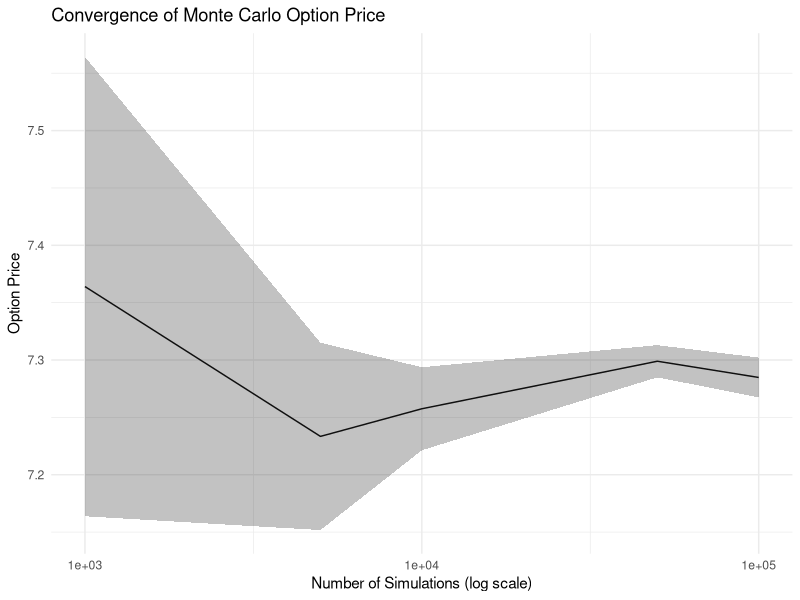
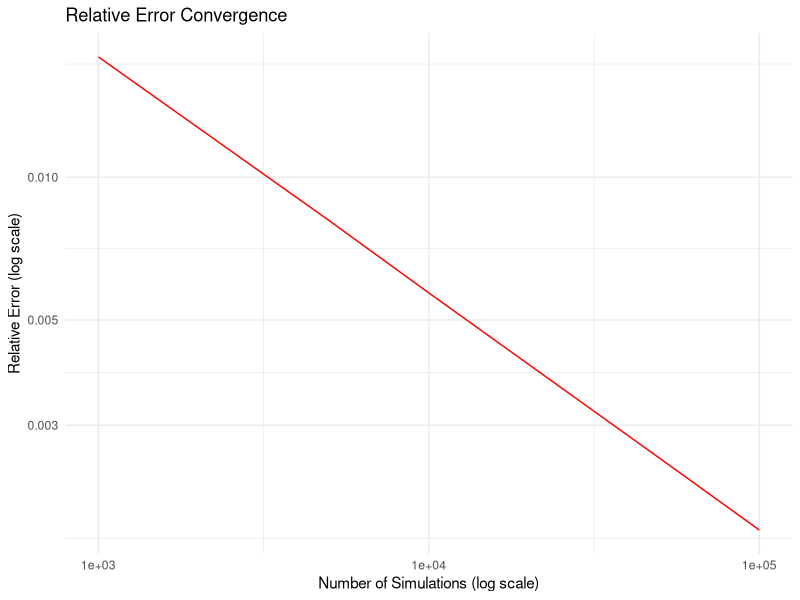

Write R code to recreate these figures, in order.
# Enhanced Monte Carlo Option Pricing Model
# Features:
# 1. Multiple asset price models (GBM, Heston, Merton Jump Diffusion)
# 2. Control variates for variance reduction
# 3. Antithetic variates
# 4. Multiple exercise types (European, American via LSMC)
# 5. Confidence intervals
# 6. Convergence diagnostics
# 7. Error handling and validation

library(ggplot2)
library(dplyr)
library(tidyr)

# Main pricing function with multiple model options
enhanced_option_pricing <- function(nSim = 100000, 
                                    tau = 0.5, 
                                    r = 0.02, 
                                    sigma = 0.2, 
                                    S0 = 102, 
                                    K = 100,
                                    option_type = c("call", "put"),
                                    model = c("GBM", "Heston", "Merton"),
                                    exercise_type = c("European", "American"),
                                    use_control_variate = TRUE,
                                    use_antithetic = TRUE,
                                    n_steps = 252,  # for American options
                                    heston_params = list(kappa = 2.0, 
                                                        theta = 0.04, 
                                                        xi = 0.3, 
                                                        rho = -0.7,
                                                        v0 = 0.04),
                                    merton_params = list(lambda_j = 0.5,
                                                        mu_j = -0.05,
                                                        sigma_j = 0.3),
                                    confidence_level = 0.95,
                                    seed = NULL) {
  
  # Input validation
  if (!is.null(seed)) set.seed(seed)
  
  option_type <- match.arg(option_type)
  model <- match.arg(model)
  exercise_type <- match.arg(exercise_type)
  
  # Validate inputs
  if (any(c(nSim, tau, r, sigma, S0, K) <= 0)) {
    stop("All numerical parameters must be positive")
  }
  
  if (exercise_type == "American" && model != "GBM") {
    warning("American options only implemented for GBM model. Switching to GBM.")
    model <- "GBM"
  }
  
  # Price based on selected model
  if (exercise_type == "European") {
    result <- price_european(nSim, tau, r, sigma, S0, K, option_type, 
                            model, use_control_variate, use_antithetic,
                            heston_params, merton_params)
  } else {
    result <- price_american_lsm(nSim, tau, r, sigma, S0, K, option_type,
                                n_steps, use_antithetic, confidence_level)
  }
  
  # Add confidence intervals
  z_val <- qnorm((1 + confidence_level)/2)
  result$ci_lower <- result$price - z_val * result$sterr
  result$ci_upper <- result$price + z_val * result$sterr
  
  # Add relative error and efficiency metrics
  result$rel_error <- result$sterr / result$price
  result$efficiency <- 1 / (result$sterr^2 * result$nSim_effective)
  
  return(result)
}

# European option pricing with various models
price_european <- function(nSim, tau, r, sigma, S0, K, option_type,
                          model, use_control_variate, use_antithetic,
                          heston_params, merton_params) {
  
  if (use_antithetic) {
    nSim_half <- ceiling(nSim/2)
    Z <- rnorm(nSim_half)
    Z_anti <- -Z
    Z_all <- c(Z, Z_anti)
    nSim_effective <- length(Z_all)
  } else {
    Z_all <- rnorm(nSim)
    nSim_effective <- nSim
  }
  
  # Generate terminal prices based on selected model
  if (model == "GBM") {
    ST <- generate_gbm_paths(S0, r, sigma, tau, Z_all)
  } else if (model == "Heston") {
    ST <- generate_heston_paths(S0, r, tau, Z_all, heston_params, nSim_effective)
  } else if (model == "Merton") {
    ST <- generate_merton_paths(S0, r, sigma, tau, Z_all, merton_params)
  }
  
  # Calculate payoffs
  if (option_type == "call") {
    payoffs_raw <- pmax(ST - K, 0)
  } else {
    payoffs_raw <- pmax(K - ST, 0)
  }
  
  payoffs <- exp(-r * tau) * payoffs_raw
  
  # Control variate using Black-Scholes price
  if (use_control_variate && model == "GBM") {
    bs_price <- black_scholes(S0, K, tau, r, sigma, option_type)
    
    # Use discounted asset price as control variate
    control_variate <- exp(-r * tau) * ST
    
    # Calculate optimal coefficient
    cov_xy <- cov(payoffs, control_variate)
    var_x <- var(control_variate)
    beta <- cov_xy / var_x
    
    # Adjust payoffs
    control_mean <- S0  # E[discounted asset price] = S0
    payoffs_adjusted <- payoffs - beta * (control_variate - control_mean)
    
    price <- mean(payoffs_adjusted)
    sterr <- sd(payoffs_adjusted) / sqrt(nSim_effective)
    
    # Store beta for reporting
    control_beta <- beta
  } else {
    price <- mean(payoffs)
    sterr <- sd(payoffs) / sqrt(nSim_effective)
    control_beta <- NULL
  }
  
  return(list(
    price = price,
    sterr = sterr,
    nSim_effective = nSim_effective,
    model = model,
    option_type = option_type,
    control_beta = control_beta,
    raw_payoffs = payoffs
  ))
}

# Geometric Brownian Motion paths
generate_gbm_paths <- function(S0, r, sigma, tau, Z) {
  drift <- (r - 0.5 * sigma^2) * tau
  diffusion <- sigma * sqrt(tau) * Z
  return(S0 * exp(drift + diffusion))
}

# Heston model paths (simplified - Euler discretization)
generate_heston_paths <- function(S0, r, tau, Z, params, nSim) {
  kappa <- params$kappa
  theta <- params$theta
  xi <- params$xi
  rho <- params$rho
  v0 <- params$v0
  
  n_steps <- 252  # Daily steps for Heston
  dt <- tau / n_steps
  
  # Generate correlated random numbers
  Z1 <- matrix(rnorm(nSim * n_steps), nrow = nSim)
  Z2 <- rho * Z1 + sqrt(1 - rho^2) * matrix(rnorm(nSim * n_steps), nrow = nSim)
  
  S <- matrix(S0, nrow = nSim, ncol = 1)
  v <- matrix(v0, nrow = nSim, ncol = 1)
  
  for (i in 1:n_steps) {
    # Euler discretization for variance (ensure non-negative)
    v_next <- v[, i] + kappa * (theta - v[, i]) * dt + 
              xi * sqrt(v[, i] * dt) * Z2[, i]
    v_next <- pmax(v_next, 0)  # Absorption at zero
    
    # Euler for asset price
    S_next <- S[, i] * exp((r - 0.5 * v[, i]) * dt + 
                           sqrt(v[, i] * dt) * Z1[, i])
    
    S <- cbind(S, S_next)
    v <- cbind(v, v_next)
  }
  
  return(S[, n_steps + 1])
}

# Merton Jump Diffusion model
generate_merton_paths <- function(S0, r, sigma, tau, Z, params) {
  lambda <- params$lambda_j
  mu_j <- params$mu_j
  sigma_j <- params$sigma_j
  
  # Number of jumps (Poisson)
  n_jumps <- rpois(length(Z), lambda * tau)
  
  # Jump sizes (log-normal)
  jump_sizes <- sapply(n_jumps, function(n) {
    if (n > 0) {
      sum(rnorm(n, mu_j, sigma_j))
    } else {
      0
    }
  })
  
  # Diffusion component
  diffusion <- (r - 0.5 * sigma^2 - lambda * (exp(mu_j + 0.5 * sigma_j^2) - 1)) * tau +
               sigma * sqrt(tau) * Z
  
  return(S0 * exp(diffusion + jump_sizes))
}

# Black-Scholes formula for control variate
black_scholes <- function(S0, K, T, r, sigma, option_type) {
  d1 <- (log(S0/K) + (r + sigma^2/2) * T) / (sigma * sqrt(T))
  d2 <- d1 - sigma * sqrt(T)
  
  if (option_type == "call") {
    price <- S0 * pnorm(d1) - K * exp(-r * T) * pnorm(d2)
  } else {
    price <- K * exp(-r * T) * pnorm(-d2) - S0 * pnorm(-d1)
  }
  
  return(price)
}

# American option pricing using Longstaff-Schwartz (LSM) method
price_american_lsm <- function(nSim, tau, r, sigma, S0, K, option_type,
                              n_steps, use_antithetic, confidence_level) {
  
  dt <- tau / n_steps
  discount <- exp(-r * dt)
  
  # Generate paths with antithetic variates
  if (use_antithetic) {
    nSim_half <- ceiling(nSim/2)
    Z <- matrix(rnorm(nSim_half * n_steps), nrow = nSim_half, ncol = n_steps)
    Z_anti <- -Z
    Z_all <- rbind(Z, Z_anti)
    nSim_effective <- nrow(Z_all)
  } else {
    Z_all <- matrix(rnorm(nSim * n_steps), nrow = nSim, ncol = n_steps)
    nSim_effective <- nSim
  }
  
  # Generate price paths
  S <- matrix(0, nrow = nSim_effective, ncol = n_steps + 1)
  S[, 1] <- S0
  
  for (i in 1:n_steps) {
    S[, i + 1] <- S[, i] * exp((r - 0.5 * sigma^2) * dt + 
                                sigma * sqrt(dt) * Z_all[, i])
  }
  
  # Initialize cash flow matrix
  if (option_type == "call") {
    payoff <- pmax(S - K, 0)
  } else {
    payoff <- pmax(K - S, 0)
  }
  
  cash_flow <- payoff[, n_steps + 1]
  
  # Backward induction
  for (i in n_steps:1) {
    in_the_money <- payoff[, i] > 0
    
    if (sum(in_the_money) > 3) {  # Need enough points for regression
      # Regression of discounted future cash flows on current price
      X <- S[in_the_money, i]
      Y <- cash_flow[in_the_money] * discount^(n_steps - i + 1)
      
      # Basis functions (polynomials)
      basis <- cbind(1, X, X^2, X^3)
      reg <- lm(Y ~ X + I(X^2) + I(X^3) - 1, data = data.frame(X = X))
      
      # Expected continuation value
      continuation <- predict(reg, newdata = data.frame(X = X))
      
      # Exercise decision
      exercise <- payoff[in_the_money, i] > continuation
      
      # Update cash flows
      cash_flow[in_the_money][exercise] <- payoff[in_the_money, i][exercise]
    }
  }
  
  # Discount to present value
  option_price <- mean(cash_flow * discount^(n_steps))
  option_sterr <- sd(cash_flow * discount^(n_steps)) / sqrt(nSim_effective)
  
  return(list(
    price = option_price,
    sterr = option_sterr,
    nSim_effective = nSim_effective,
    model = "LSM (American)",
    option_type = option_type
  ))
}

# Convergence analysis function
convergence_analysis <- function(nSim_values, tau, r, sigma, S0, K, 
                                 option_type = "call", n_reps = 10) {
  
  results <- data.frame()
  
  for (n in nSim_values) {
    prices <- numeric(n_reps)
    sterrs <- numeric(n_reps)
    
    for (i in 1:n_reps) {
      res <- enhanced_option_pricing(nSim = n, tau = tau, r = r, 
                                     sigma = sigma, S0 = S0, K = K,
                                     option_type = option_type,
                                     use_control_variate = TRUE,
                                     use_antithetic = TRUE)
      prices[i] <- res$price
      sterrs[i] <- res$sterr
    }
    
    results <- rbind(results, data.frame(
      nSim = n,
      mean_price = mean(prices),
      sd_price = sd(prices),
      mean_sterr = mean(sterrs),
      rel_error = mean(sterrs) / mean(prices)
    ))
  }
  
  return(results)
}

# Visualization function
plot_convergence <- function(convergence_results) {
  p1 <- ggplot(convergence_results, aes(x = nSim, y = mean_price)) +
    geom_line() +
    geom_ribbon(aes(ymin = mean_price - sd_price, 
                    ymax = mean_price + sd_price), alpha = 0.3) +
    scale_x_log10() +
    labs(title = "Convergence of Monte Carlo Option Price",
         x = "Number of Simulations (log scale)",
         y = "Option Price") +
    theme_minimal()
  
  p2 <- ggplot(convergence_results, aes(x = nSim, y = rel_error)) +
    geom_line(color = "red") +
    scale_x_log10() +
    scale_y_log10() +
    labs(title = "Relative Error Convergence",
         x = "Number of Simulations (log scale)",
         y = "Relative Error (log scale)") +
    theme_minimal()
  
  return(list(price_plot = p1, error_plot = p2))
}

# Example usage
set.seed(123)

# European call with GBM and control variates
result1 <- enhanced_option_pricing(
  nSim = 100000,
  tau = 0.5,
  r = 0.02,
  sigma = 0.2,
  S0 = 102,
  K = 100,
  option_type = "call",
  model = "GBM",
  use_control_variate = TRUE,
  use_antithetic = TRUE
)

print(result1)

# European put with Heston model
result2 <- enhanced_option_pricing(
  nSim = 50000,
  tau = 0.5,
  r = 0.02,
  sigma = 0.2,
  S0 = 102,
  K = 100,
  option_type = "put",
  model = "Heston",
  use_control_variate = FALSE
)

print(result2)

# American put using Longstaff-Schwartz
result3 <- enhanced_option_pricing(
  nSim = 20000,
  tau = 0.5,
  r = 0.02,
  sigma = 0.2,
  S0 = 102,
  K = 100,
  option_type = "put",
  exercise_type = "American",
  n_steps = 50
)

print(result3)

# Convergence analysis
nSim_values <- c(1000, 5000, 10000, 50000, 100000)
conv_results <- convergence_analysis(nSim_values, tau = 0.5, r = 0.02, 
                                     sigma = 0.2, S0 = 102, K = 100)
print(conv_results)

# Plot convergence
plots <- plot_convergence(conv_results)
print(plots$price_plot)
print(plots$error_plot)
